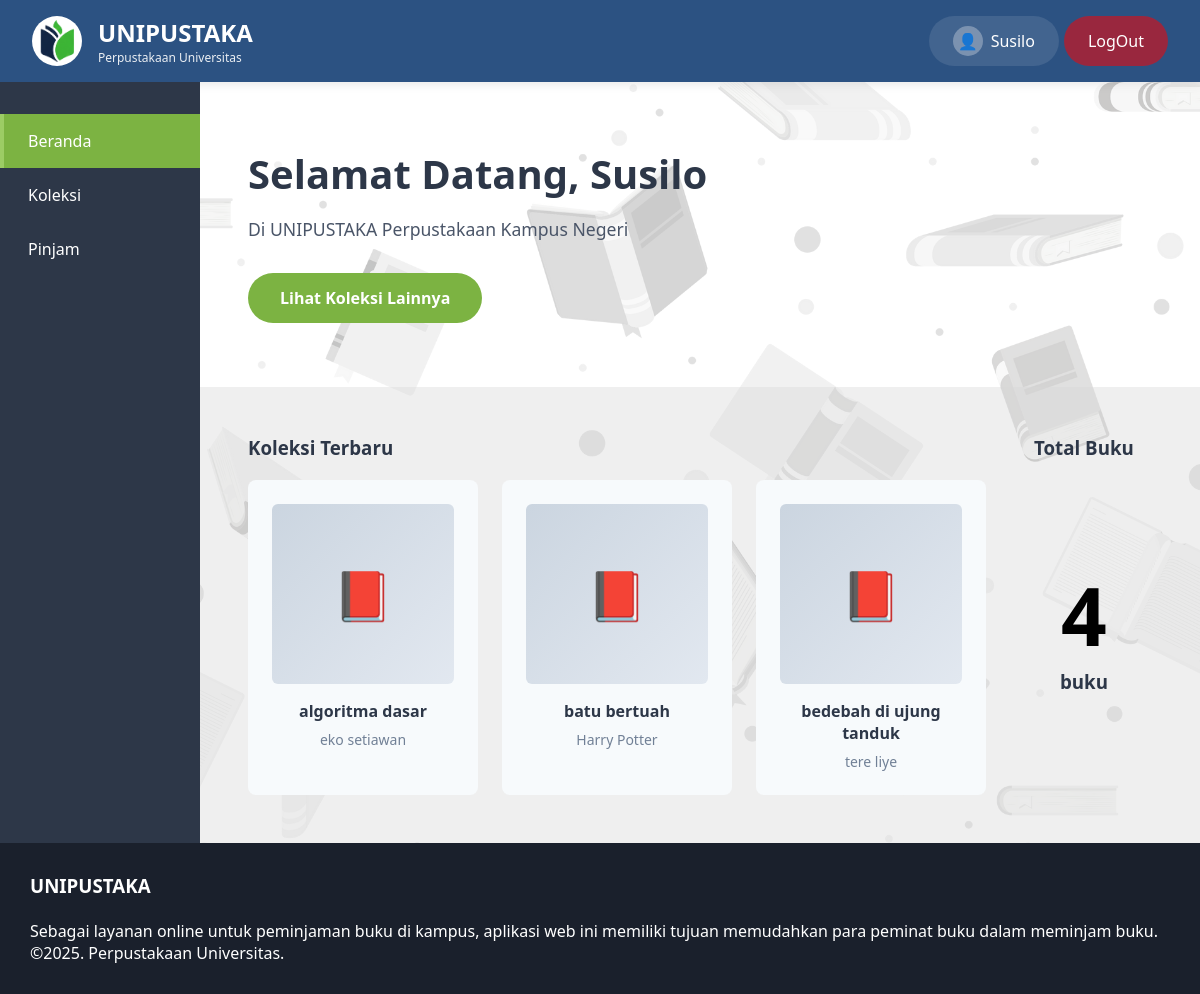
The page / (signed in) on the database its author committed.
### tables this page shows
CREATE TABLE `pemustaka` (
  `idPemustaka` int(11) NOT NULL,
  `namaDepan` varchar(50) NOT NULL,
  `noIndukPemustaka` decimal(20,0) NOT NULL,
  `namaBelakang` varchar(50) NOT NULL,
  `alamatPemustaka` longtext NOT NULL,
  `noTlpnPemustaka` decimal(15,0) NOT NULL,
  `emailPemustaka` varchar(50) NOT NULL,
  `passwordPemustaka` varchar(255) NOT NULL
);

CREATE TABLE `buku` (
  `idBuku` int(11) NOT NULL,
  `judulBuku` varchar(50) NOT NULL,
  `tahunTerbit` year(4) NOT NULL,
  `halaman` decimal(10,0) NOT NULL,
  `penerbit` varchar(50) NOT NULL,
  `bahasa` varchar(50) NOT NULL,
  `deskripsi` longtext NOT NULL,
  `kategoriBuku` enum('Karya Umum','Ilmu Komputer','Agama','Ilmu Sosial','Sejarah','Seni') NOT NULL,
  `statusBuku` enum('Tersedia','Sedang Dipinjam','','') NOT NULL,
  `penulis` varchar(50) NOT NULL
);

### database.php (called while the page is built, shortened)
<?php
 require_once(BASE_PATH . '/conn.php');
function getBukuTerbaru($limit = 2){
    global $DBH;
    $stmt = $DBH->prepare("SELECT * FROM buku ORDER BY idBuku DESC LIMIT :limit");
    $stmt->bindParam(':limit', $limit, PDO::PARAM_INT);
    $stmt->execute();
    return $stmt->fetchAll();
}
function ambilpemustaka($idPemustaka){
    global $DBH;
    $stmt = $DBH->prepare("SELECT * FROM pemustaka WHERE idPemustaka = :idPemustaka");
    $stmt->bindParam(':idPemustaka', $idPemustaka, PDO::PARAM_INT);
    $stmt->execute();
    return $stmt->fetch();
}
function totalbuku(){
    global $DBH;
    $stmt = $DBH->prepare("SELECT COUNT(*) as total From buku;");
    $stmt->execute();
    $result = $stmt->fetch();
    return $result["total"];
}
 ?>

### pemustaka/beranda.php (the view, shortened to what this page needs)
<?php
require_once(BASE_PATH . '/database.php');
$bukuTerbaru = getBukuTerbaru(3);
$pemustaka = ambilpemustaka($_SESSION['id']);
$totalbuku = totalbuku();
?>
<div class="hero">
    <h2>Selamat Datang, <?= $pemustaka['namaDepan']?></h2>
    <p>Di UNIPUSTAKA Perpustakaan Kampus Negeri</p>
    <a href="?page=koleksi" class="btn-primary">Lihat Koleksi Lainnya</a>
</div>
<div class="content-section">
    <div>
        <h3 class="section-title"><b>Koleksi Terbaru</b></h3>
        <div class="book-position">
            <?php foreach ($bukuTerbaru as $buku): ?>
            <div class="book-card">
                <div class="book-cover">📕</div>
                <div class="book-title"><?= $buku['judulBuku']?></div>
                <div class="book-author"><?= $buku['penulis']?></div>
            </div>
            <?php endforeach; ?>
        </div>
    </div>
    <div class="about">
        <h3 class="section-title"><b>Total Buku</b></h3>
        <h1><?php echo $totalbuku ?></h1>
        <h3>buku</h3>
    </div>
</div>

### components/header.php (shortened to what this page needs)
<?php
require_once(BASE_PATH . '/database.php');
$pemustaka = ambilpemustaka($_SESSION['id']);
?>
<div class="header">
        <div class="logo-section">
            <div class="logo"><img src="./assets/LOGO1.png" alt="logo"></div>
            <div class="logo-text">
                <h1>UNIPUSTAKA</h1>
                <p>Perpustakaan Universitas</p>
            </div>
        </div>
        <a href=<?= BASE_URL . '/pemustaka/editProfil.php' ?>>
            <div class="profile-btn">
                <div class="profile-icon">👤</div>
                <span><?= $pemustaka['namaDepan']?></span>
            </div>
        </a>
        <a href="logout.php">
        <div class="logout-btn">
            <span>LogOut</span>
        </div>
        </a>
    </div>

### assets/style.css (style rules this page uses)
* { margin: 0; padding: 0; box-sizing: border-box; }
body { font-family: 'Segoe UI', Tahoma, Geneva, Verdana, sans-serif; color: #2d3748; }
a { text-decoration: none; }
.header { background: #2c5282; color: white; padding: 1rem 2rem; display: flex; justify-content: space-between; align-items: center; box-shadow: 0 2px 10px rgba(0,0,0,0.1); gap: 5px; }
.header a { text-decoration: none; color: white; }
.logo-section { display: flex; align-items: center; gap: 1rem; }
.logo { width: 50px; height: 50px; background: white; border-radius: 50%; display: flex; align-items: center; justify-content: center; font-size: 24px; }
.logo img { width: 100%; height: 100%; object-fit: cover; border-radius: 50%; }
.logo-text h1 { font-size: 24px; font-weight: 700; }
.logo-text p { font-size: 12px; opacity: 0.9; }
.logout-btn { height: 50px; display: flex; align-items: center; gap: 0.5rem; background: rgba(255, 0, 0, 0.518); padding: 0.5rem 1.5rem; border-radius: 25px; cursor: pointer; color: white; }
.profile-btn { height: 50px; display: flex; align-items: center; gap: 0.5rem; background: rgba(255,255,255,0.1); padding: 0.5rem 1.5rem; border-radius: 25px; cursor: pointer; }
.profile-icon { width: 30px; height: 30px; background: rgba(255,255,255,0.3); border-radius: 50%; display: flex; align-items: center; justify-content: center; }
.hero { padding: 4rem 3rem; }
.hero h2 { font-size: 2.5rem; color: #2d3748; margin-bottom: 1rem; }
.hero p { font-size: 1.1rem; color: #4a5568; margin-bottom: 2rem; }
.btn-primary { background: #7cb342; color: white; padding: 0.875rem 2rem; border: none; border-radius: 25px; font-size: 1rem; font-weight: 600; cursor: pointer; transition: all 0.3s; text-decoration: none; display: inline-block; }
.content-section { background: rgba(215, 215, 215, 0.39); padding: 3rem; display: flex; gap: 3rem; }
.section-title { color: #2d3748; font-weight: 600; }
.book-position { margin-top: 20px; display: flex; gap: 1.5rem; }
.book-card { width: 230px; background: #f7fafc; border-radius: 8px; padding: 1.5rem; text-align: center; transition: all 0.3s; }
.book-cover { width: 100%; height: 180px; background: linear-gradient(135deg, #cbd5e0 0%, #e2e8f0 100%); border-radius: 6px; margin-bottom: 1rem; display: flex; align-items: center; justify-content: center; font-size: 48px; }
.book-title { font-weight: 600; margin-bottom: 0.5rem; }
.book-author { font-size: 0.875rem; color: #718096; }
.about { border-width: 1px; border: #2d3748; text-align: center; }
.about h1 { text-align: center; padding-top: 100px; color: black; font-size: 60pt; }

### rows shown on the page
pemustaka: namaDepan "Susilo"
buku: judulBuku "algoritma dasar", penulis "eko setiawan"
buku: judulBuku "batu bertuah", penulis "Harry Potter"
buku: judulBuku "bedebah di ujung tanduk", penulis "tere liye"

### other values the page prints
$totalbuku "4"
